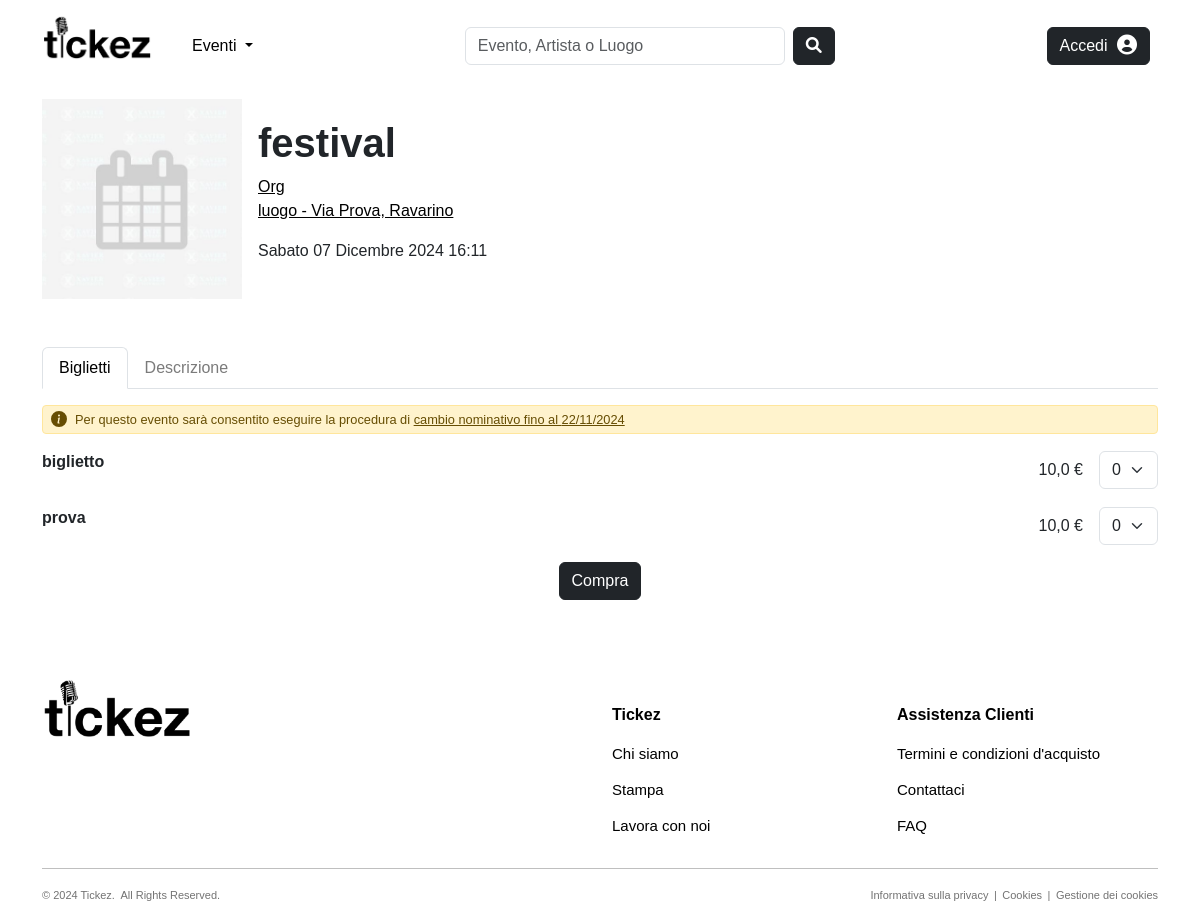
The app's page /products/events/festival-14/ with its own data.
### products/models.py (models this page shows, shortened)
class Evento(models.Model):
    CATEGORY_CHOICES = [('Concerti', 'Concerti'), ('Festival', 'Festival'), ('Teatro', 'Teatro')]
    nome = models.CharField(max_length=100, null=False, blank=False)
    slug = models.SlugField(max_length=200, null=False, unique=True, blank=True)
    categoria = models.CharField(max_length=100, choices=CATEGORY_CHOICES, null=False, blank=False)
    data_ora = models.DateTimeField(null=False, blank=False, default=timezone.now)
    locandina = models.ImageField(blank=True, upload_to="images/events")
    descrizione = models.TextField(null=True, blank=True, default='')
    visualizzazioni = models.IntegerField(null=True, blank=True, default=0)
    organizzatore = models.ForeignKey(to='users.Organizzatore', on_delete=models.CASCADE, null=False, blank=False, related_name='eventi_organizzati')
    luogo = models.ForeignKey(to='common.Luogo', on_delete=models.CASCADE, null=False, blank=False, related_name='eventi_programmati')
    followers = models.ManyToManyField(to='users.Utente', blank=True, default=None, related_name='eventi_preferiti')
    @property # trasforma un metodo di una classe in un attributo di sola lettura
    def locandina_url(self):
        if self.locandina and hasattr(self.locandina, 'url'):
            return self.locandina.url
        else:
            return join(settings.STATIC_URL, 'images/defaults/default_event.jpg')
    def save(self, *args, **kwargs):
        if not self.slug or slugify(self.nome) != self.slug:
            self.slug = slugify(self.nome)
        super().save(*args, **kwargs)
    class Meta:
        verbose_name_plural = 'Eventi'

class Biglietto(models.Model):
    tipologia = models.CharField(max_length=100, null=False, blank=False)
    slug = models.SlugField(max_length=200, null=False, unique=True, blank=True)
    prezzo = models.FloatField(null=False, blank=False, default=0.00)
    quantita = models.IntegerField(null=False, blank=False, default=0)
    descrizione = models.TextField(null=True, blank=True, default='')
    evento = models.ForeignKey(Evento, on_delete=models.CASCADE, null=True, blank=True, related_name='biglietti_disponibili')
    organizzatore = models.ForeignKey(to='users.Organizzatore', on_delete=models.CASCADE, null=True, blank=True, related_name='biglietti_generati')
    ordine = models.ManyToManyField(to='orders.Ordine', blank=True, default=None, related_name='biglietti_ordinati')
    class Meta:
        verbose_name_plural = 'Biglietti'

### users/models.py (models this page shows, shortened)
class Organizzatore(models.Model):
    nome = models.CharField(max_length=50, null=False, blank=False)
    slug = models.SlugField(max_length=100, null=False, unique=True, blank=True)
    email = models.EmailField(max_length=255, null=False, blank=False, unique=True)
    descrizione = models.TextField(null=True, blank=True, default='')
    immagine_profilo = models.ImageField(blank=True, upload_to="images/organizers")
    user = models.OneToOneField(User, on_delete=models.CASCADE)
    followers = models.ManyToManyField(Utente, blank=True, default=None, related_name='organizzatori_preferiti')
    def __str__(self):
        return self.nome
    class Meta:
        verbose_name_plural = 'Organizzatori'

### common/models.py (models this page shows, shortened)
class Luogo(models.Model):
    nome = models.CharField(max_length=50, null=False, blank=False)
    slug = models.SlugField(max_length=200, null=False, unique=True, blank=True)
    indirizzo = models.CharField(max_length=255)
    citta = models.CharField(max_length=100)
    capienza_persone = models.PositiveIntegerField()
    immagine = models.ImageField(blank=True, upload_to="images/venues", default=join('static', 'images', 'defaults', 'default_venue.jpg'))
    followers = models.ManyToManyField(to='users.Utente', blank=True, default=None, related_name='luoghi_preferiti')
    affittuari = models.ManyToManyField(to='users.Organizzatore', blank=True, default=None, related_name='luoghi_affittati')
    def __str__(self):
        return f"{self.nome} - {self.indirizzo}, {self.citta}"
    class Meta:
        verbose_name_plural = 'Luoghi'

### products/views.py (the view, shortened to what this page needs)
# urls.py: path('events/<slug:slug>-<int:pk>/', views.EventDetailView.as_view(), name="event-details"),
class EventDetailView(DetailView):
    model = Evento
    template_name = "products/event_details.html"
    def get_context_data(self, **kwargs):
        context = super().get_context_data(**kwargs)
        evento = self.get_object()
        evento.visualizzazioni += 1
        evento.save()
        context['title'] = str(self.get_object().organizzatore) + ' - ' + self.get_object().nome
        context['tickets'] = self.get_object().biglietti_disponibili.all()
        context['range_dropdown'] = range(0, 6)
        context['name_change'] = self.get_object().data_ora - timedelta(days=15)
        return context

### common/context_processors.py (called while the page is built, shortened)
def notifications(request):
    notifications = []
    unread_count = 0
    return {
        'notifications': notifications,
        'unread_count': unread_count,
    }

### products/templates/products/event_details.html (shortened to what this page needs)
{% extends "products/base_products.html" %}
{% load static %}
{% load crispy_forms_tags %}
{% load tz %}
{% block content %}
<div class="container">
    <div class="d-flex flex-wrap align-items-center mb-5">
      <div class="me-3" style="width: 200px; height: 200px; flex-shrink: 0;">
          <img src="{{ object.locandina_url }}" style="width: 100%; height: 100%; object-fit: cover;">
      </div>
      <div style="flex-grow: 1; max-width: calc(100% - 220px);">
          <h1 style="font-weight:600; word-break: break-word;">{{ object.nome }}</h1>
          <p><a href="{% url 'users:artist-details' object.organizzatore.slug object.organizzatore.pk %}" style="text-decoration: underline; color: black;">{{object.organizzatore}}</a><br>
              <a href="{% url 'common:venue-details' object.luogo.slug object.luogo.pk %}" style="text-decoration: underline; color: black;">{{object.luogo}}</a></p>
          <p>{{object.data_ora}}</p>
      </div>
    </div>
    <ul class="nav nav-tabs" id="myTab" role="tablist">
      <li class="nav-item" role="presentation">
        <button class="nav-link active" id="tickets-tab" data-bs-toggle="tab" data-bs-target="#tickets" type="button" role="tab" aria-controls="tickets" aria-selected="true">Biglietti</button>
      </li>
      <li class="nav-item" role="presentation">
        <button class="nav-link" id="description-tab" data-bs-toggle="tab" data-bs-target="#description" type="button" role="tab" aria-controls="description" aria-selected="true">Descrizione</button>
      </li>
    </ul>
    <div class="tab-content">
      <div class="tab-pane active" id="tickets" role="tabpanel" aria-labelledby="tickets-tab">
        {% if tickets %}
          <div class="alert alert-warning d-flex align-items-center mt-3" role="alert" style="padding: 0.25rem 0.5rem; font-size: 0.8rem; border-radius: 0.25rem;">
            <svg class="bi flex-shrink-0 me-2" width="16" height="16" role="img" aria-label="Warning:"><use xlink:href="#info-fill"/></svg>
            <p style="margin: 0; flex-grow: 1;">Per questo evento sarà consentito eseguire la procedura di <u>cambio nominativo fino al {{ name_change|date:"d/m/Y" }}</u></p>
          </div>
        {% endif %}
        <form method="POST" action="{% url 'orders:checkout' %}"> {% csrf_token %}
          {% for t in tickets %}
            <div class="ticket-row d-flex justify-content-between align-items-center mb-3">
                <div class="col-md-8">
                    <strong class="{% if t.quantita == 0 %}text-muted{% endif %}">{{ t.tipologia }}</strong>
                </div>
                <div class="col-md-4 d-flex justify-content-end">
                    {% if t.quantita == 0 %}
                        <div class="text-muted">
                            <span>Non disponibile</span>
                        </div>
                    {% else %}
                        <div class="d-flex align-items-center">
                            <span class="me-3">{{ t.prezzo }} €</span>
                            <select class="form-select" name="quantita_{{ t.id }}" style="width: auto;">
                                {% for i in range_dropdown %}
                                    <option value="{{ i }}">{{ i }}</option>
                                {% endfor %}
                            </select>
                        </div>
                    {% endif %}
                </div>
            </div>
          {% empty %}
            <p class="mt-3 text-muted">Nessun biglietto disponibile.</p>
          {% endfor %}
          {% if tickets %}
            <div class="d-flex justify-content-center">
              <button type="submit" class="btn btn-dark">Compra</button>
            </div>
          {% endif %}
        </form>
      </div>
    </div>
</div>
{% endblock %}

### static/css/style.css (style rules this page uses)
body { font-family: 'Helvetica', 'Arial', sans-serif; }
.nav-link { color: #7b7b7b; }

### records on screen
Evento: nome "festival", organizzatore "Org", luogo "luogo - Via Prova, Ravarino", data_ora "Sabato 07 Dicembre 2024 16:11"
Biglietto: tipologia "biglietto", prezzo "10,0", id "0"
Biglietto: tipologia "prova", prezzo "10,0", id "0"

### other values on screen
{{ name_change|date:"d/m/Y" }} "22/11/2024"
